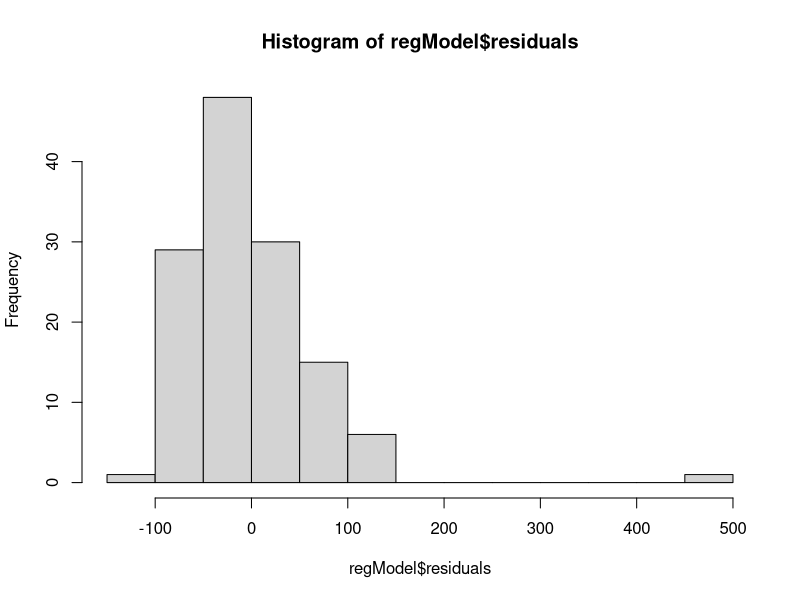
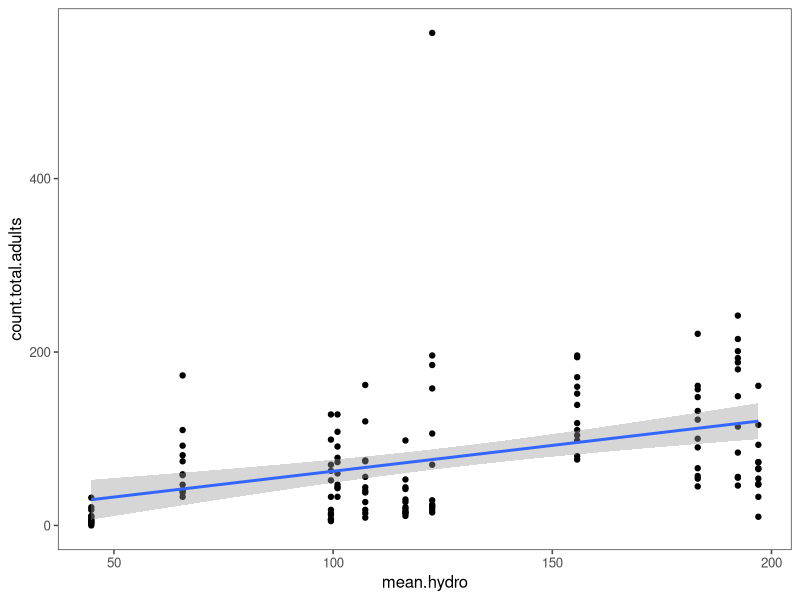
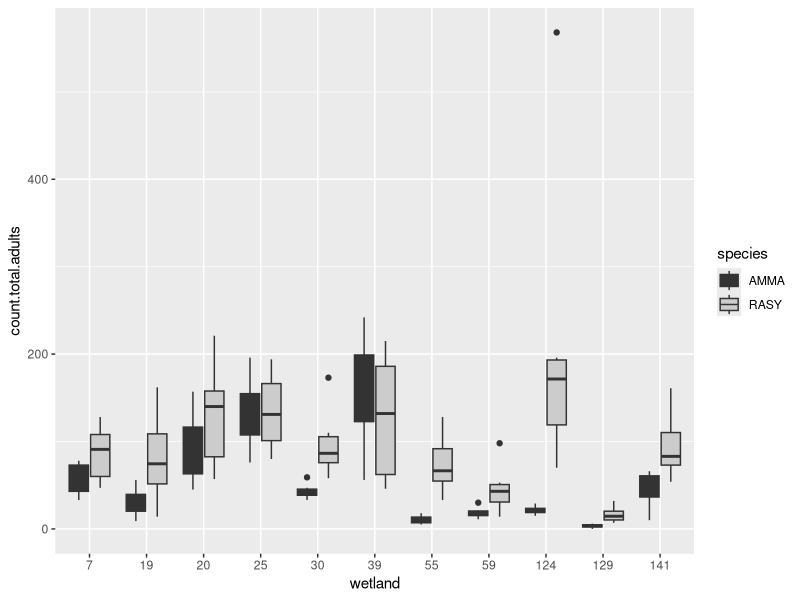
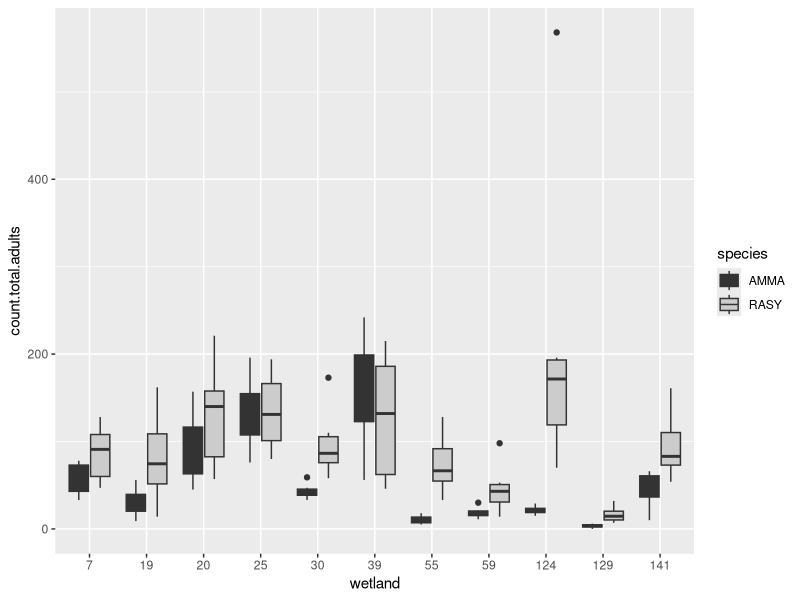

Write the R code that produced these figures, in order. (Note: this script raises an error after producing the figures.)
###### Simple Data Analysis and More Complex Control structures

dryad<-read.table(file="powell_data.csv", header=T, sep=',')

## Set up libraries

library(tidyverse)
library(ggthemes)

### ANALYSES
### EXPERIMENTAL DESIGNS
### 

### Cont. vs Conti = regression analyses
  ## Continuous variables (range of numbers) vs dicrete/categorical variables (categories: speceies, treatments, site)

## Cont. vs Categorical: t-test (ANOVA)...best for use with box plots and bar      graphs    (box plot better because more informative)

### Cate vs Cate: chi-squared (vount data), table or "mosaic plot" is best

### Categ vs Cont: logistical regression 

glimpse(dryad)

## Basic Linear Regression (2x continuous variables)  

## EXAMPLE: relationship between mean poool hydroperiod and breeding frogs caught?

regModel<- lm(count.total.adults~mean.hydro, data=dryad) # lm() menas linear model
  print(regModel)
  summary(regModel) ## Summary tables of analyses
  hist(regModel$residuals) ## histogram
  summary(regModel)$"r.squared"
 ## View(summary(regModel))
  
## SCATTERPLOT EXAMPLE
  
  regPlot<- ggplot(data=dryad, aes(x=mean.hydro, y=count.total.adults))+
      geom_point()+
      stat_smooth(method=lm, se=0.99)
  regPlot+theme_few()

### BASIC ANOVA for SCATTERPLOT
  #Sig. relationshion in # adults across different wetlands
  #y~x
  Anova<- aov(count.total.adults~factor(wetland), data=dryad)
summary(Anova)  


dryad%>% 
  group_by(wetland)%>%
  summarise(avgHydro= mean(count.total.adults, na.rm=T), N=n())

### BOXPLOT ANOVA

dryad$wetland<-factor(dryad$wetland)
AnoPlot<- ggplot(data=dryad, mapping=aes(x=wetland, y=count.total.adults, fill=species))+
    geom_boxplot()+
  scale_fill_grey()
AnoPlot

ggsave(file="dryadBoxPlot.pdf", plot=AnoPlot, device="pdf") ## save plot to files 


### Logistic Regression EXAMPLE
## Data Frame

xVar<- sort(rgamma(n=200, shape=5, scale=5)) ## "gamma" probabilities are est for continuous variables that are always positive and have a skewed distribution
xVar
yVar<-sample(rep(c(1,0), each=100), prob=seq_len(200))
yVar
LogReg<- data.frame(xVar, yVar)
glimpse(LogReg)

## Logistic Regression Analysis

logRegModel<- glm(yVar~xVar, 
                  data=LogReg, family=binomial(link=logit)) ## link=logit means logistic regression
summary(logRegModel)

logPlot<- ggplot(data=LogReg, mapping=aes(x=xVar, y=yVar))+ 
  geom_point()+
  ##method.args=list(family=binomial) consistent for logistical regressions
logPlot

### CONTINGENCY TABLES AND CHI-SQUARED ANALYSIS
  #Differneces in males and females between speceis??

countData<-dryad%>% 
  group_by(species)%>% 
  summarize(Males=sum(No.males, na.rm=T), Females=sum(No.females, na.rm=T)) %>% 
  select(-species)%>% as.matrix()
countData
row.names(countData)= c("SS", "WF")
countData

## CHI_SQUARED

chisq.test(countData)$residuals ### RESIDUALS arae how far off from "normal" the distribution is

### MOSAIC PLOTS

mosaicplot(x=countData, col=c('goldenrod', "grey"), shade=F)

### BAR PLOTS 
countDataLong<- countData%>% 
  as_tibble()%>% 
  mutate(Species=c(rownames(countData)))%>% 
  pivot_longer(cols= Males:Females, 
               names_to = "Sex", 
               values_to="Count")
countDataLong

bar<-ggplot(data=countDataLong, mapping=aes(x=Species, y=Count, fill=Sex))+
  geom_bar(stat="identity", position="dodge")+
  scale_fill_manual(values=c("darkslategrey", "midnightblue"))
  bar
  
  
###################### CONTROL STRUCTURES #################################
  
  ### if and ifelse statements
    ## Strucutres: if(<condition>){<expression1>}
      #if(<condition>){<expression1} else {expression2} 
  
  ### if(condition1){expression1} else if(condition2){expression2} else # any "unspecified 'elses' " captures the rest of unspecified conditions
  #else msut appear on SAME LINE as the expression
  
  # use it for SINGLE VALUESS
  
  z<- 0.5
z  

if(z>0.8) {cat(z, "is a large number", "\n")} else 
  if (z<0.4) {cat(z, "is a small number", "\n")} else
    {cat(z, "is a average sized number", "\n" )
    cat("z^2=", z^2, "\n")
    y<-cat(T)}

######### IFELSE(): USED TO FILL VECTORS

## ifelse(condition, yes<expression>, no<expression>)

## Insects lay 10.2 eggs on average, and follows Poisson distribution (discrete probability distribution showing the likely number of times an event will occur). 35% of insects are parasatized and no eggs are laid. Make a distirubtion for 1000 indiviudals

tester<- runif(1000)
eggs<-ifelse(tester>0.35, rpois(n=1000, lambda = 10.2), 0)
hist(eggs)


### Vector of p-vals from a simulation...we want to create a VECTOR to highlight the significant one for plotting

pVals<- runif(1000)
z<- ifelse(pVals<= 0.025, "lowerTail", "nonSig")
z
z[pVals>=0.975]<-"upperTail"
table(z)


######### FOR LOOPS ############
## Function designed for doing repetitive tasks
  #UNIVERSAL in ALL computer languages
  #Necessary for "vectorization" in R
  # very slow with certaion operations

## Anatomy of for loop
### for(variable in sequence){#starts for loop
#body of for loop
#END}     

#Variable in sequence is a "counter" that holds the current value of the loop (i,j,k standard)

# sequenec is an integer vector that defines start/end of loop

## EXAMPLE with SINGLE for loop

for(i in 1:5){cat("stuck in a loop", i, "\n")
cat(3+2, "\n")
cat(3+i, "\n")
}


print(i) #i will print as last number in sequence


## Use a counter variable that maps to the position of each element

Dogs<-c("chow", "akita", "malamute", "husky", "samoyed") 
for(i in 1:length(Dogs)){cat("i=", i, "Dogs[i]=", Dogs[i], "\n"
)
}


### use DOUBLE for loops #######

m<-matrix(round(runif(20), digits=2), nrow=5)
m
for(i in 1:nrow(m)) {
  m[i,] <- m[i,]+i
}
m

for(j in 1:ncol(m)){
  m[,j]<- m[,j]+j
}
m

#### loop rows AND columns#3
m<-matrix(round(runif(20), digits=2), nrow=5)
m
for(i in 1:nrow(m)){
  for(j in 1:ncol(m)){
    m[i,j]<- m[i,j]+i+j
  }
}
m
